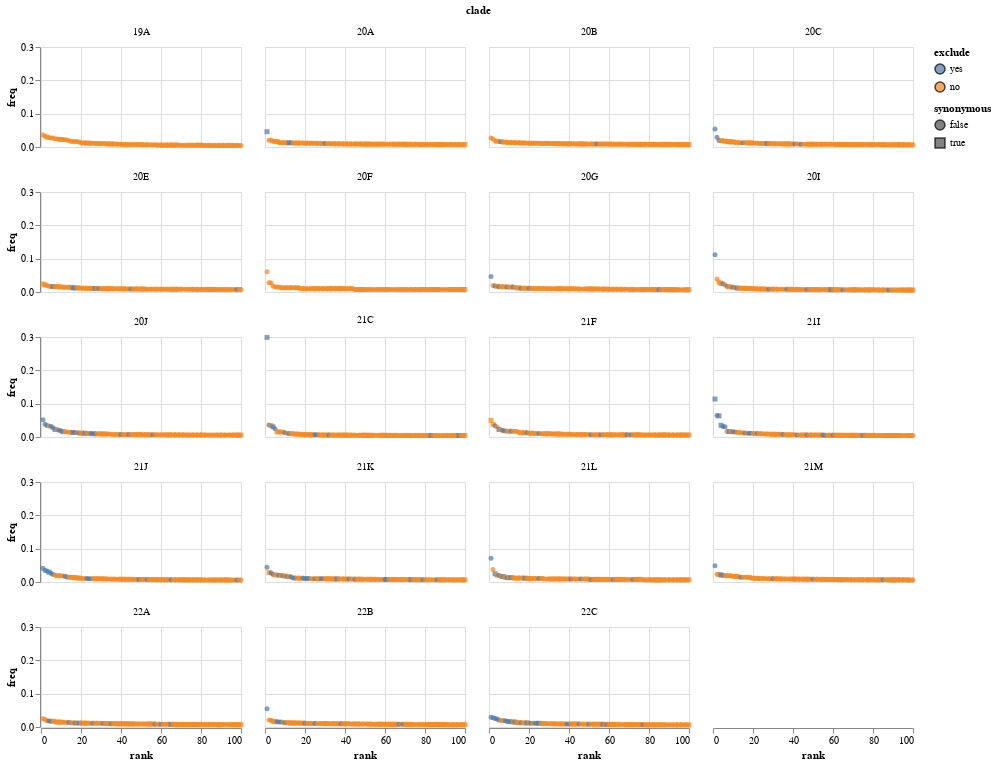

The code cell stored with this chart in its notebook:
### Markdown cell above
For each clade plot the top mutations as a fraction of all mutations in that clade, just using the "all" subset.

You can mouseover points to highlight mutations (which will highlight all mutations at that site on all facets), and click the legend to show/hide excluded or non-excluded mutations.

This plot is useful to look at to identifier apparent outlier sites with aberrantly high mutation counts that can then be specified for exclusion (note those specifications are done in the pipeline `config.yaml` file, and also all reversions from clade founder to reference may be excluded):

### Code cell
top_n = 100  # plot this many per clade

mutation_freqs = (
    mutation_counts
    .query("subset == 'all'")
    .sort_values(["clade", "count"], ascending=False)
    .groupby("clade")
    .head(n=top_n)
    .assign(
        freq=lambda x: x["count"] / x.groupby("clade")["count"].transform("sum"),
        rank=lambda x: x.groupby("clade")["freq"].rank(ascending=False, method="first"),
        exclude=lambda x: x["exclude"].map({True: "yes", False: "no"}),
    )
)

select_exclude = alt.selection_multi(
    fields=["exclude"], bind="legend", init=[{"exclude": "yes"}, {"exclude": "no"}],
)

select_site = alt.selection_single(
    fields=["nt_site"], on="mouseover", empty="none",
)

mutation_freqs_chart = (
    alt.Chart(mutation_freqs)
    .encode(
        x="rank",
        y="freq",
        strokeWidth=alt.condition(select_site, alt.value(2), alt.value(0)),
        color=alt.Color("exclude", scale=alt.Scale(domain=["yes", "no"])),
        shape=alt.Shape("synonymous"),
        size=alt.condition(select_site, alt.value(50), alt.value(25)),
        tooltip=["nt_site", "nt_mutation", "count", "freq"],
    )
    .mark_point(filled=True, stroke="black")
    .properties(width=200, height=100)
    .facet("clade", columns=4)
    .add_selection(select_exclude, select_site)
    .transform_filter(select_exclude)
)

mutation_freqs_chart

### Figure 1 — Vega-Lite specification as saved in the notebook (floating-point values rounded to 4 significant figures; data arrays with more than 128 entries replaced by an {"elided": "..."} marker saying what was removed)
{"config": {"view": {"continuousWidth": 400, "continuousHeight": 300}}, "data": {"name": "data-a43ba4cb8fbd4e97c9e2a9d912b680e2"}, "facet": {"field": "clade", "type": "nominal"}, "spec": {"mark": {"type": "point", "filled": true, "stroke": "black"}, "encoding": {"color": {"field": "exclude", "scale": {"domain": ["yes", "no"]}, "type": "nominal"}, "shape": {"field": "synonymous", "type": "nominal"}, "size": {"condition": {"value": 50, "selection": "selector002"}, "value": 25}, "strokeWidth": {"condition": {"value": 2, "selection": "selector002"}, "value": 0}, "tooltip": [{"field": "nt_site", "type": "quantitative"}, {"field": "nt_mutation", "type": "nominal"}, {"field": "count", "type": "quantitative"}, {"field": "freq", "type": "quantitative"}], "x": {"field": "rank", "type": "quantitative"}, "y": {"field": "freq", "type": "quantitative"}}, "height": 100, "selection": {"selector001": {"type": "multi", "fields": ["exclude"], "bind": "legend", "init": [{"exclude": "yes"}, {"exclude": "no"}]}, "selector002": {"type": "single", "fields": ["nt_site"], "on": "mouseover", "empty": "none"}}, "width": 200}, "columns": 4, "transform": [{"filter": {"selection": "selector001"}}], "$schema": "https://vega.github.io/schema/vega-lite/v4.17.0.json", "datasets": {"data-a43ba4cb8fbd4e97c9e2a9d912b680e2": {"elided": "1900 records"}}}
